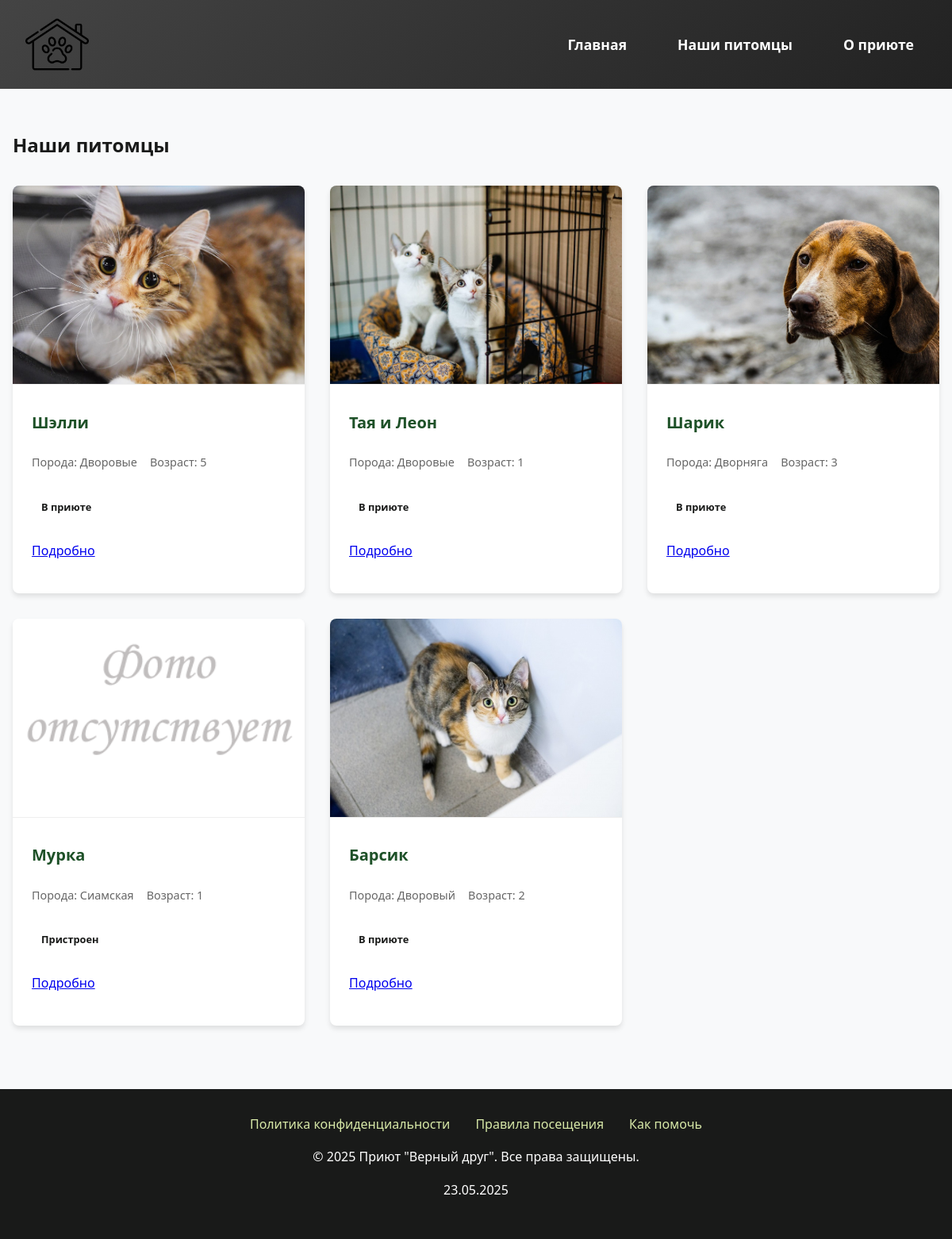
/animals/, run on the app's committed database.
### animals/models.py (models this page shows, shortened)
class Animal(models.Model):
    class Status(models.IntegerChoices):
        IN_SHELTER = 0, 'В приюте'
        ADOPTED = 1, 'Пристроен'
    name = models.CharField(max_length=100, verbose_name="Кличка")
    slug = models.SlugField(max_length=255, unique=True, db_index=True, verbose_name="URL", blank=True)
    breed = models.CharField(max_length=100, verbose_name="Порода")
    age = models.PositiveSmallIntegerField(verbose_name="Возраст")
    description = models.TextField(verbose_name="Описание", blank=True)
    photo = models.ImageField(
        blank=True,
        null=True,
        verbose_name="Фотография",
        default='animals/image.png'
    )
    status = models.IntegerField(choices=Status.choices, default=Status.IN_SHELTER, verbose_name="Статус")
    time_create = models.DateTimeField(auto_now_add=True, verbose_name="Дата поступления")
    time_update = models.DateTimeField(auto_now=True, verbose_name="Дата обновления")
    objects = models.Manager()
    published = PublishedManager()
    class Status(models.IntegerChoices):
        IN_SHELTER = 0, 'В приюте'
        ADOPTED = 1, 'Пристроен'
    status = models.IntegerField(
        choices=Status.choices,
        default=Status.IN_SHELTER,
        verbose_name="Статус"
    )
    def get_absolute_url(self):
        return reverse('animal_detail', kwargs={'animal_slug': self.slug})
    class Meta:
        ordering = ['-time_create']
        verbose_name = 'Питомец'
        verbose_name_plural = 'Питомцы'
        indexes = [
            models.Index(fields=['status']),
            models.Index(fields=['breed']),
        ]

### animals/views.py (the view)
# urls.py: path('animals/', views.animal_list, name='animals'),
def animal_list(request):
    animals = Animal.objects.all()
    return render(request, 'animals/animals.html', {'animals': animals})

### templates/animals/animals.html (shortened to what this page needs)
{% extends 'base.html' %}
{% load static %}
{% block content %}
<section class="animals-section">
  <div class="container">
    <h1>Наши питомцы</h1>
    <div class="animals-grid">
      {% for animal in animals %}
      <div class="animal-card">
        {% if animal.photo %}
        <img
          src="{% static 'animals/images/' %}{{ animal.photo }}"
          alt="{{ animal.name }}"
          class="animal-image"
        />
        {% else %}
        <img
          src="{% static 'animals/images/image.png' %}"
          alt="{{ animal.name }}"
          class="animal-image"
        />
        {% endif %}
        <div class="animal-info">
          <h3>{{ animal.name }}</h3>
          <div class="animal-meta">
            <p>Порода: {{ animal.breed }}</p>
            <p>Возраст: {{ animal.age }}</p>
          </div>
          <p class="status status-{{ animal.status }}">
            {{ animal.get_status_display }}
          </p>
          <p><a href="{{ animal.get_absolute_url }}">Подробно</a></p>
        </div>
      </div>
      {% empty %}
      <p>Питомцев пока нет в базе данных.</p>
      {% endfor %}
    </div>
  </div>
</section>
{% endblock %}

### templates/base.html (shortened to what this page needs)
<!DOCTYPE html>
{% load static %}
<html lang="ru">
<head>
    <link rel="stylesheet" href="{% static 'animals/css/animals.css' %}">
</head>
<body>
    <header>
        <div class="header-container">
            <img src="{% static 'animals\images\logo (1).png' %}" alt="Логотип приюта" class="logo">
            <nav>
                <ul class="main-menu">
                    <li><a href="{% url 'index' %}">Главная</a></li>
                    <li><a href="{% url 'animals' %}">Наши питомцы</a></li>
                    <li><a href="{% url 'about' %}">О приюте</a></li>
                </ul>
            </nav>
        </div>
    </header>
    <main>
        {% block content %}{% endblock %}
    </main>
    <footer>
        <div class="footer-links">
            <a href="#">Политика конфиденциальности</a>
            <a href="#">Правила посещения</a>
            <a href="#">Как помочь</a>
        </div>
        <p>© 2025 Приют "Верный друг". Все права защищены.</p>
        <p>{% now "d.m.Y" %}</p>
    </footer>
</body>
</html>

### static/animals/css/animals.css (style rules this page uses)
:root { --primary: #4e9f3d; --secondary: #1e5128; --light: #d8e9a8; --dark: #191a19; }
body { font-family: 'Segoe UI', Tahoma, Geneva, Verdana, sans-serif; line-height: 1.6; color: var(--dark); margin: 0; background-color: #f8f9fa; }
header { background: linear-gradient(135deg, #444, #222); padding: 1rem 0; box-shadow: 0 2px 10px rgba(0, 0, 0, 0.1); }
.header-container { max-width: 1200px; margin: 0 auto; display: flex; justify-content: space-between; align-items: center; padding: 0 2rem; }
.logo { height: 80px; transition: transform 0.3s; }
.main-menu { display: flex; list-style: none; gap: 2rem; margin: 0; padding: 0; }
.main-menu a { color: white; text-decoration: none; font-weight: 600; font-size: 1.1rem; padding: 0.5rem 1rem; border-radius: 4px; transition: background-color 0.3s; }
footer { background: var(--dark); color: white; text-align: center; padding: 2rem 0; margin-top: 3rem; }
.footer-links { display: flex; justify-content: center; gap: 2rem; margin-bottom: 1rem; }
.footer-links a { color: var(--light); text-decoration: none; }
.animals-section { padding: 2rem 0; background-color: #f8f9fa; }
.container { max-width: 1200px; margin: 0 auto; padding: 0 1rem; }
.animals-grid { display: grid; grid-template-columns: repeat(auto-fill, minmax(280px, 1fr)); gap: 2rem; margin-top: 2rem; }
.animal-card { background: white; border-radius: 8px; overflow: hidden; box-shadow: 0 4px 6px rgba(0,0,0,0.1); transition: all 0.3s ease; }
.animal-image { width: 100%; height: 250px; object-fit: cover; border-bottom: 1px solid #eee; }
.animal-info { padding: 1.5rem; }
.animal-info h3 { color: #1e5128; margin: 0 0 0.5rem 0; font-size: 1.25rem; }
.animal-meta { display: flex; gap: 1rem; color: #666; font-size: 0.9rem; margin-bottom: 0.5rem; }
.status { display: inline-block; padding: 0.25rem 0.75rem; border-radius: 20px; font-size: 0.8rem; font-weight: 600; margin-top: 0.5rem; }

### data on the page
Animal: photo (placeholder picture), name "Шэлли", breed "Дворовые", age "5", status "В приюте"
Animal: photo (picture), name "Тая и Леон", breed "Дворовые", age "1", status "В приюте"
Animal: photo (picture), name "Шарик", breed "Дворняга", age "3", status "В приюте"
Animal: name "Мурка", breed "Сиамская", age "1", status "Пристроен"
Animal: photo (picture), name "Барсик", breed "Дворовый", age "2", status "В приюте"
